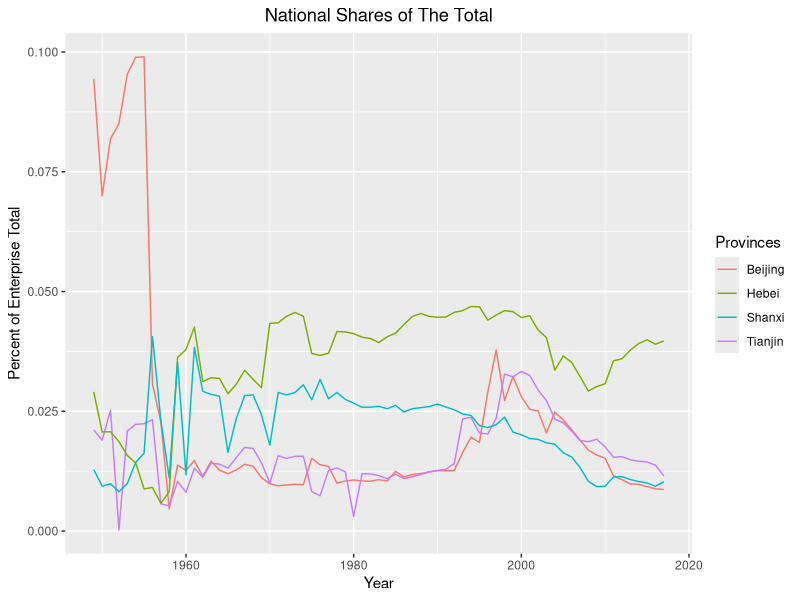
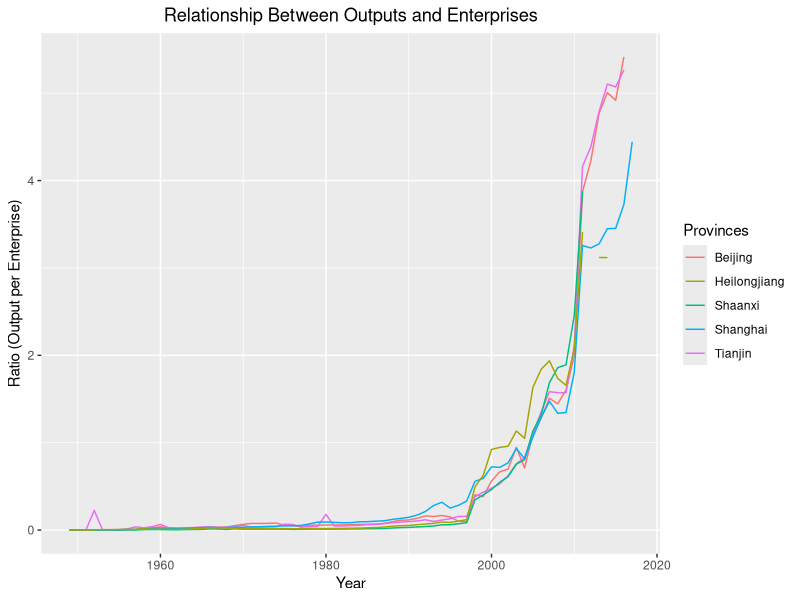
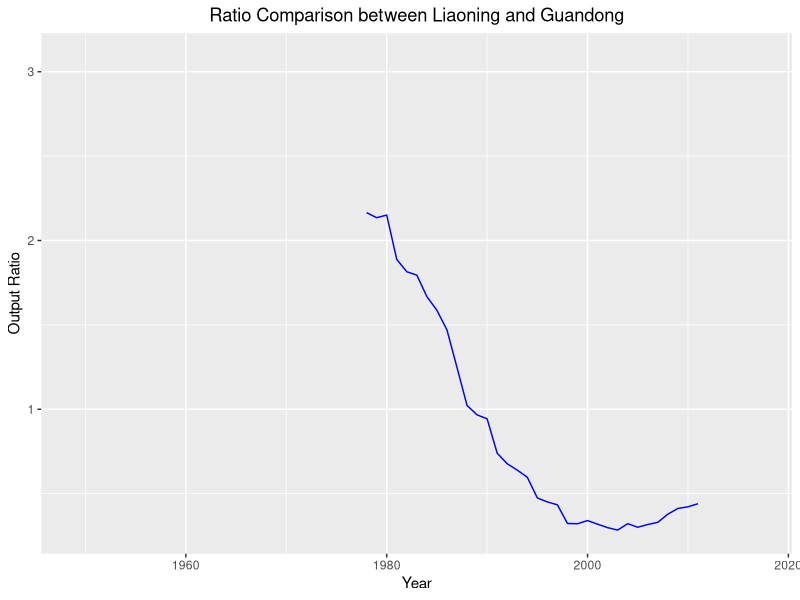
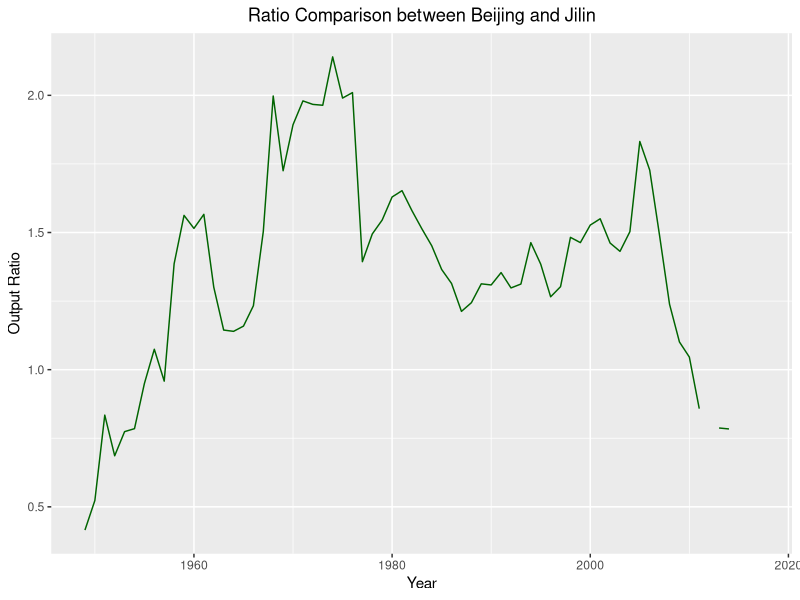
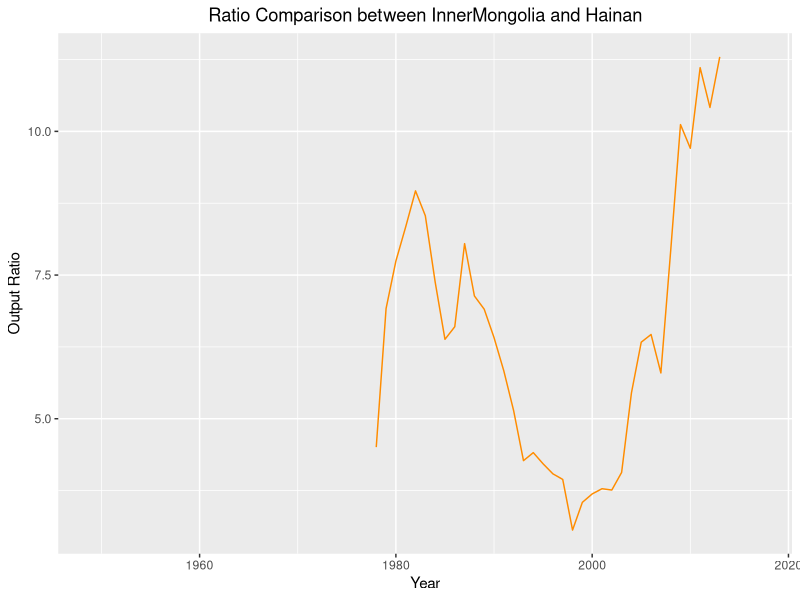

Recreate these plots in R, in order.
library(tidyverse)
library(ggplot2)

data <- read.csv("China_EO_49to17.csv",fileEncoding = "latin1")
data <- as_tibble(data)

Year <- seq(from=1949, to=2017)
data$Year <- Year

# Returns a dataframe with the calculated output ratio of the
# two specified columns. 
produce_ratios <- function(col1, col2) {
  # Create a data frame that contains the calculate the ratios.
  results <- data.frame(data$Year, data[[col1]], data[[col2]], data[[col1]] / data[[col2]])

  # Rename the column names
  colnames(results) <- c("Year", col1, col2, "Ratios")
  return(results)
}

# Ploting interesting comparisons
out1 <- produce_ratios("Liaoning_Output","Guangdong_Output")
out2 <- produce_ratios("Beijing_Output", "Jilin_Output")
out3 <- produce_ratios("InnerMongolia_Output","Hainan_Output")

## Creates a plot of the comparison between Liaoning and Guandong
plot1 <- ggplot(data=out1, aes(x=Year, y=Ratios)) +
  geom_line(color="Blue") +
  xlab("Year") +
  ylab("Output Ratio") +
  ggtitle("Ratio Comparison between Liaoning and Guandong") +
  theme(plot.title = element_text(hjust=.5))

## Creates a plot of the comparison between Beijing and Jilin
plot2 <- ggplot(data=out2, aes(x=Year, y=Ratios)) +
  geom_line(color="DarkGreen") +
  xlab("Year") +
  ylab("Output Ratio") +
  ggtitle("Ratio Comparison between Beijing and Jilin") +
  theme(plot.title = element_text(hjust=.5))

## Creates a plot of the comparison between InnerMongolia and Hainan
plot3 <- ggplot(data=out3, aes(x=Year, y=Ratios)) +
  geom_line(color="DarkOrange") +
  xlab("Year") +
  ylab("Output Ratio") +
  ggtitle("Ratio Comparison between InnerMongolia and Hainan") +
  theme(plot.title = element_text(hjust=.5))

# Step 2
# Retrieve all the enterprise columns 
sum_Enterprise <- data[,grep("_Enterprise", colnames(data))]

# Calculat the national total of Enterprises
data$Enterprise_Total <- rowSums(sum_Enterprise, na.rm = TRUE)

national_share <- data.frame(data$Year)
for(index in 1:ncol(sum_Enterprise)) {
  temp_df <- produce_ratios(colnames(sum_Enterprise)[index], "Enterprise_Total")
  
  # New column name
  name <- gsub("_\\w+","_Total_Ratio", colnames(sum_Enterprise)[index])
  national_share[[name]] <- temp_df$Ratios
}

national_share <- national_share[1:5]

national.plot <- ggplot(data=national_share, aes(x=Year)) +
  geom_line(aes(y=Beijing_Total_Ratio, colour="Beijing")) +
  geom_line(aes(y=Tianjin_Total_Ratio, colour="Tianjin")) +
  geom_line(aes(y=Hebei_Total_Ratio, colour="Hebei")) +
  geom_line(aes(y=Shanxi_Total_Ratio, colour="Shanxi")) +
  xlab("Year") +
  ylab("Percent of Enterprise Total") +
  labs(color="Provinces") +
  ggtitle("National Shares of The Total") +
  theme(plot.title = element_text(hjust=.5),legend.box = "horizontal")

# Step 3
## Selected several provinces to analyze
six_prov <- data %>%
  select(Year, Beijing_Enterprise, Beijing_Output, Tianjin_Enterprise, Tianjin_Output,
        Shaanxi_Enterprise, Shaanxi_Output, Shanghai_Enterprise, Shanghai_Output, Heilongjiang_Enterprise, Heilongjiang_Output)

## Create a new dataframe consisting of ratios
ratios <- data.frame(data$Year)
colnames(ratios) <- c("Year")

# Utilizing a counter as the index in a while loop as well as the position
i <- 2
while(i <= 10) {
  temp_df <- produce_ratios(colnames(six_prov)[i + 1], colnames(six_prov)[i])
  
  # New column name
  name <- gsub("_\\w+","_Ratios", colnames(six_prov)[i])
  ratios[[name]] <- temp_df$Ratios
  
  # Increase the counter
  i <- i + 2
}

output_enterprise <- ggplot(data=ratios, aes(x=Year)) +
  geom_line(aes(y=Beijing_Ratios, colour="Beijing")) +
  geom_line(aes(y=Tianjin_Ratios, colour="Tianjin")) +
  geom_line(aes(y=Shaanxi_Ratios, colour="Shaanxi")) +
  geom_line(aes(y=Shanghai_Ratios, colour="Shanghai")) +
  geom_line(aes(y=Heilongjiang_Ratios, colour="Heilongjiang")) +
  xlab("Year") +
  ylab("Ratio (Output per Enterprise)") +
  labs(color="Provinces") +
  ggtitle("Relationship Between Outputs and Enterprises") +
  theme(plot.title = element_text(hjust=.5),legend.box = "horizontal")

